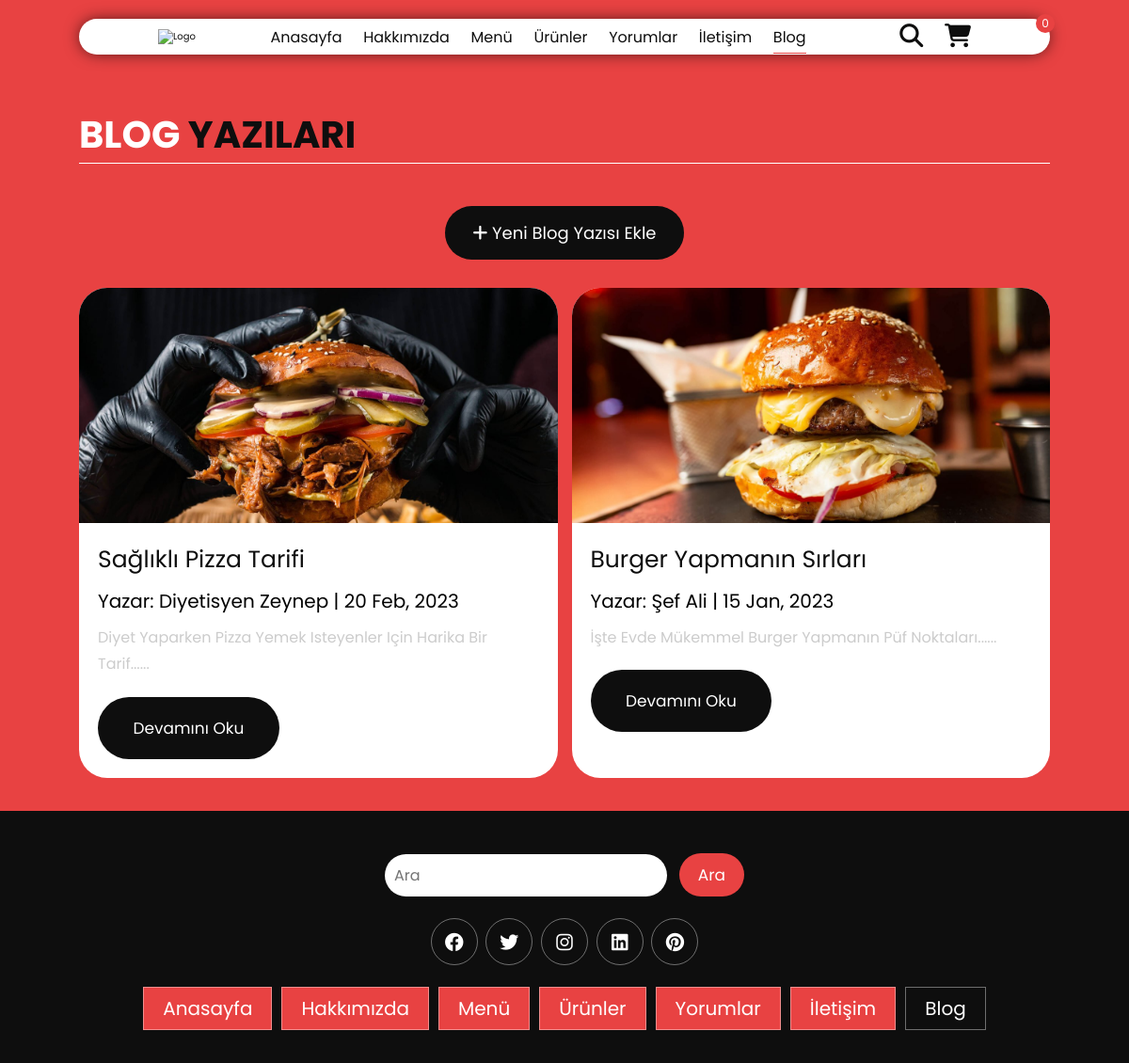
/blogs.php, run on the app's committed database.
### tables this page shows
CREATE TABLE IF NOT EXISTS blogs (
    id INT AUTO_INCREMENT PRIMARY KEY,
    title VARCHAR(255) NOT NULL,
    content TEXT NOT NULL,
    image VARCHAR(255),
    author VARCHAR(100),
    publish_date DATE,
    created_at TIMESTAMP DEFAULT CURRENT_TIMESTAMP
);

### blogs.php (the view, shortened to what this page needs)
<?php
require_once 'config/db.php';
$blogs = $db->query("SELECT * FROM blogs ORDER BY publish_date DESC")->fetchAll(PDO::FETCH_ASSOC);
?>
<!DOCTYPE html>
<html lang="tr">
<head>
    <link rel="stylesheet" href="https://cdnjs.cloudflare.com/ajax/libs/font-awesome/6.1.1/css/all.min.css" />
    <link rel="stylesheet" href="assets/css/style.css" />
</head>
<body>
    <?php include 'partials/header.php'; ?>
    <section class="blogs" id="blogs">
        <h1 class="heading">Blog <span>Yazıları</span></h1>
        <div class="add-blog-btn">
            <a href="add_blog.php" class="btn">
                <i class="fas fa-plus"></i> Yeni Blog Yazısı Ekle
            </a>
        </div>
        <div class="box-container">
            <?php if (empty($blogs)): ?>
                <p class="empty">Henüz blog yazısı eklenmemiş.</p>
            <?php else: ?>
                <?php foreach ($blogs as $blog): ?>
                <div class="box">
                    <div class="image">
                        <img src="assets/images/<?php echo htmlspecialchars($blog['image']); ?>" alt="blog" />
                    </div>
                    <div class="content">
                        <a href="blog_detail.php?id=<?php echo $blog['id']; ?>" class="title"><?php echo htmlspecialchars($blog['title']); ?></a>
                        <span>Yazar: <?php echo htmlspecialchars($blog['author']); ?> | <?php echo date('d M, Y', strtotime($blog['publish_date'])); ?></span>
                        <p><?php echo substr(htmlspecialchars($blog['content']), 0, 100); ?>...</p>
                        <a href="blog_detail.php?id=<?php echo $blog['id']; ?>" class="btn">Devamını Oku</a>
                    </div>
                </div>
                <?php endforeach; ?>
            <?php endif; ?>
        </div>
    </section>
    <?php include 'partials/footer.php'; ?>
</body>
</html>

### assets/css/style.css (style rules this page uses)
:root { --main-color: #e84242; --black-color: #0e0e0e; --border: 0.1rem solid rgba(255, 255, 255, 0.4); }
* { font-family: "Poppins", sans-serif; margin: 0; padding: 0; box-sizing: border-box; outline: none; border: none; text-decoration: none; text-transform: capitalize; transition: 0.2s ease; }
html { font-size: 62.5%; scroll-padding-top: 9rem; scroll-behavior: smooth; overflow-x: hidden; }
body { background-color: var(--main-color); overflow-x: hidden; }
section { padding: 3.5rem 7%; }
a { color: var(--black-color); text-decoration: none; }
.btn { margin-top: 1rem; display: inline-block; padding: 2rem 3.75rem; border-radius: 30rem; font-size: 1.7rem; color: #fff; background-color: var(--black-color); cursor: pointer; }
.heading { color: #fff; text-transform: uppercase; font-size: 4rem; margin-bottom: 3.5rem; border-bottom: 0.1rem solid #fff; }
.heading span { color: var(--black-color); text-transform: uppercase; }
.blogs .box-container { display: grid; grid-template-columns: repeat(auto-fit, minmax(30rem, 1fr)); gap: 1.5rem; }
.blogs .box-container .box { background-color: #fff; border-radius: 3rem; }
.blogs .box-container .box .image { height: 25rem; overflow: hidden; width: 100%; border-top-left-radius: 3rem; border-top-right-radius: 3rem; }
.blogs .box-container .box .image img { height: 100%; object-fit: cover; width: 100%; }
.blogs .box-container .box .content { padding: 2rem; }
.blogs .box-container .box .content .title { line-height: 1.5; font-size: 2.5rem; }
.blogs .box-container .box .content span { display: block; padding-top: 1rem; font-size: 2rem; }
.blogs .box-container .box .content p { font-size: 1.6rem; line-height: 1.8; color: #ccc; padding: 1rem 0; }

### blogs.php (style rules this page uses)
.add-blog-btn { text-align: center; margin-bottom: 3rem; }
.add-blog-btn .btn { background-color: var(--black-color); color: white; padding: 1.5rem 3rem; font-size: 1.8rem; }

### data on the page
blogs: image (picture), title "Sağlıklı Pizza Tarifi", author "Diyetisyen Zeynep", publish_date "20 Feb, 2023", content "Diyet Yaparken Pizza Yemek Isteyenler Için Harika Bir Tarif..."
blogs: image (picture), title "Burger Yapmanın Sırları", author "Şef Ali", publish_date "15 Jan, 2023", content "İşte Evde Mükemmel Burger Yapmanın Püf Noktaları..."

### other printed values
getCartCount() "0"
